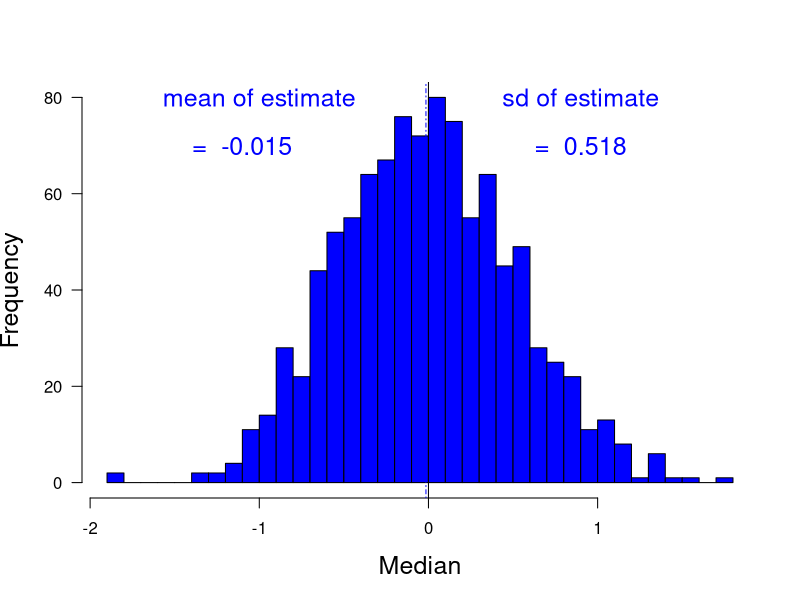

R code for this plot:
print('file: PointEstRubustMedian.R')
print(date())
# Robust estimate of central tendency: median, normal distribution
set.seed(1953)
M = 1000   # number of Monte-Carlo runs
n = 5      # sample size
muest = numeric(M)
for(m in 1:M) muest[m]=median(rnorm(n))
# png('MCmedianNormal160819.png',width=16,height=16,units='cm',res=300)
hist(muest,30,col='blue',xlab='Median',main='',las=1,cex.lab=1.5)
meanmuest = mean(muest); print(c(round(meanmuest,3),'meanmuest'))  #  (expected: close to mu = 0)
varmuest = var(muest); print(c(round(varmuest,3),'varmuest'))
sdmuest = sd(muest); print(c(round(sdmuest,3),'sdmuest'))
text(-1.,80,'mean of estimate',col='blue',cex=1.5)
text(-1.1,70,paste('= ',as.character(round(meanmuest,3))),col='blue',cex=1.5)
text(0.9,80,'sd of estimate',col='blue',cex=1.5)
text(0.9,70,paste('= ',as.character(round(sdmuest,3))),col='blue',cex=1.5)
abline(v=0,col='black',lty=1)
abline(v=meanmuest,col='blue',lty=4)
# dev.off()
# -----------------------------------------------------------------------------
# Results:
# "file: PointEstRubustMedian.R"
# "Sun Dec 18 12:45:40 2022"
# "-0.015"   "meanmuest"
#  "0.268"   "varmuest"
#  "0.518"   "sdmuest"
# -----------------------------------------------------------------------------
